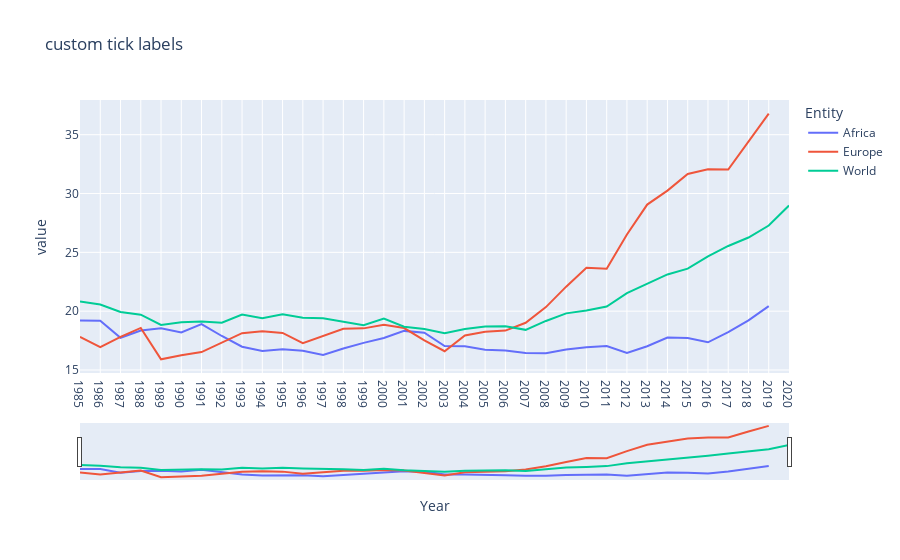

Notebook cell for this chart:
### Code cell
fig = px.line(continents, x="Year", y=continents.columns,
              title='custom tick labels')
fig.update_xaxes(
    dtick="M1",rangeslider_visible=True)
fig.show()

### Figure 1 — Plotly figure (JSON) as saved in the notebook; plotly's stock layout.template omitted (floating-point values rounded to 4 significant figures)
{"data": [{"hovertemplate": "Entity=Africa<br>Year=%{x}<br>value=%{y}<extra></extra>", "legendgroup": "Africa", "line": {"color": "#636efa", "dash": "solid"}, "marker": {"symbol": "circle"}, "mode": "lines", "name": "Africa", "orientation": "v", "showlegend": true, "x": [1985, 1986, 1987, 1988, 1989, 1990, 1991, 1992, 1993, 1994, 1995, 1996, 1997, 1998, 1999, 2000, 2001, 2002, 2003, 2004, 2005, 2006, 2007, 2008, 2009, 2010, 2011, 2012, 2013, 2014, 2015, 2016, 2017, 2018, 2019, 2020], "xaxis": "x", "y": [19.2, 19.18, 17.74, 18.36, 18.55, 18.19, 18.9, 17.89, 16.98, 16.62, 16.76, 16.64, 16.28, 16.83, 17.3, 17.72, 18.32, 18.17, 17.03, 17.01, 16.71, 16.67, 16.44, 16.43, 16.75, 16.94, 17.03, 16.45, 17.02, 17.76, 17.71, 17.35, 18.21, 19.22, 20.43, null], "yaxis": "y", "type": "scatter"}, {"hovertemplate": "Entity=Europe<br>Year=%{x}<br>value=%{y}<extra></extra>", "legendgroup": "Europe", "line": {"color": "#EF553B", "dash": "solid"}, "marker": {"symbol": "circle"}, "mode": "lines", "name": "Europe", "orientation": "v", "showlegend": true, "x": [1985, 1986, 1987, 1988, 1989, 1990, 1991, 1992, 1993, 1994, 1995, 1996, 1997, 1998, 1999, 2000, 2001, 2002, 2003, 2004, 2005, 2006, 2007, 2008, 2009, 2010, 2011, 2012, 2013, 2014, 2015, 2016, 2017, 2018, 2019, 2020], "xaxis": "x", "y": [17.82, 16.94, 17.82, 18.58, 15.91, 16.25, 16.52, 17.3, 18.13, 18.3, 18.15, 17.28, 17.9, 18.5, 18.54, 18.85, 18.56, 17.51, 16.6, 17.93, 18.26, 18.35, 19.02, 20.35, 22.08, 23.7, 23.61, 26.52, 29.06, 30.25, 31.67, 32.06, 32.04, 34.46, 36.79, null], "yaxis": "y", "type": "scatter"}, {"hovertemplate": "Entity=World<br>Year=%{x}<br>value=%{y}<extra></extra>", "legendgroup": "World", "line": {"color": "#00cc96", "dash": "solid"}, "marker": {"symbol": "circle"}, "mode": "lines", "name": "World", "orientation": "v", "showlegend": true, "x": [1985, 1986, 1987, 1988, 1989, 1990, 1991, 1992, 1993, 1994, 1995, 1996, 1997, 1998, 1999, 2000, 2001, 2002, 2003, 2004, 2005, 2006, 2007, 2008, 2009, 2010, 2011, 2012, 2013, 2014, 2015, 2016, 2017, 2018, 2019, 2020], "xaxis": "x", "y": [20.83, 20.57, 19.93, 19.7, 18.83, 19.07, 19.12, 19.02, 19.72, 19.39, 19.74, 19.44, 19.41, 19.12, 18.8, 19.37, 18.68, 18.48, 18.12, 18.49, 18.69, 18.71, 18.41, 19.17, 19.81, 20.06, 20.4, 21.54, 22.3, 23.12, 23.62, 24.66, 25.54, 26.26, 27.28, 28.98], "yaxis": "y", "type": "scatter"}], "layout": {"xaxis": {"anchor": "y", "domain": [0.0, 1.0], "title": {"text": "Year"}, "rangeslider": {"visible": true}, "dtick": "M1"}, "yaxis": {"anchor": "x", "domain": [0.0, 1.0], "title": {"text": "value"}}, "legend": {"title": {"text": "Entity"}, "tracegroupgap": 0}, "title": {"text": "custom tick labels"}}}
